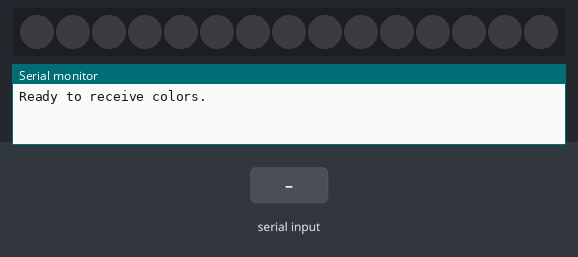
The sketch below on a simulated Arduino Uno, built with avr-gcc and run on an emulated ATmega328P. Shown: 15 RGB LEDs in strip order, left to right, the last lines printed to the serial monitor. Inputs (shaded band) come from the test bench. Dim RGB values are drawn brighter than linear; colours are those a GRB WS2812 strip shows for the declared byte order.

Above: at 1.2 s.
1.3 s: "90,45,200,10\n" received over Serial
At 4.1 s:
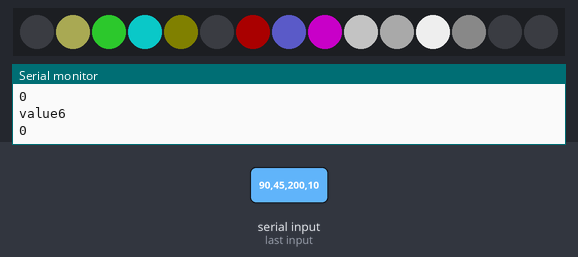
4.3 s: "30,150,10,200\n" received over Serial
At 7.0 s:
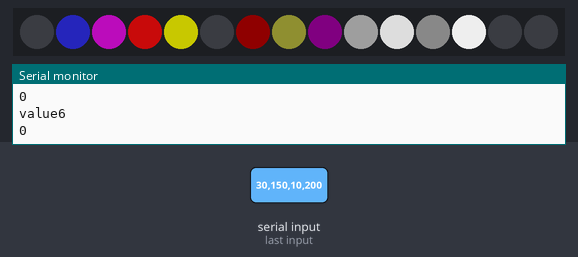
7.3 s: "90,45,200,10,150,30\n" received over Serial
At 7.8 s:
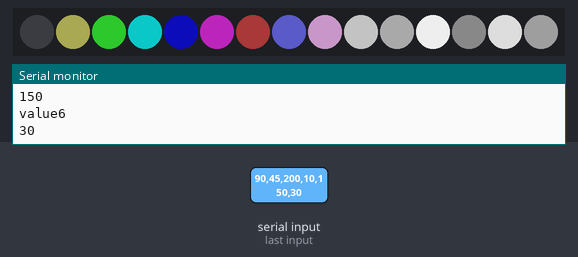
8.8 s: "1,90,45\n" received over Serial
At 11.6 s:
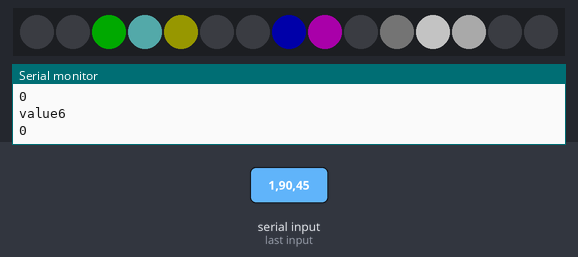
Timing chart, 0 to 12.8 s (numbered marks = the images above; inputs shaded):
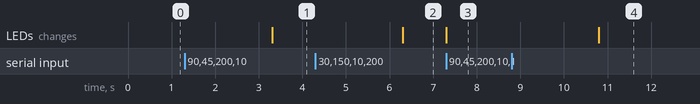

Measured:
- after the input at 1.3 s, the LEDs: change after 2.0 s (image 1)
- after the input at 4.3 s, the LEDs: change after 2.0 s (image 2)
- after the input at 7.3 s, the LEDs: change at once (image 3)
- after the input at 8.8 s, the LEDs: change after 2.0 s (image 4)

The sketch:

ledcombo.ino
```cpp
#include <FastLED.h>

// How many leds in your strip?
#define NUM_LEDS 15

// For led chips like WS2812, which have a data line, ground, and power, you just
// need to define DATA_PIN.  For led chipsets that are SPI based (four wires - data, clock,
// ground, and power), like the LPD8806 define both DATA_PIN and CLOCK_PIN
// Clock pin only needed for SPI based chipsets when not using hardware SPI
#define DATA_PIN 7
//#define CLOCK_PIN 13
int value1 = 0;
int value2 = 0;
int value3 = 0;
int value4 = 0;
int value5 = 0;
int value6 = 0;
float average = 0;

// Define the array of leds
CRGB leds[NUM_LEDS];

void setup()
{
  // Start up the serial port, for communication with the PC.
  FastLED.addLeds<WS2812B, DATA_PIN, RGB>(leds, NUM_LEDS);
  Serial.begin(115200);
  Serial.println("Ready to receive colors.");

}

void loop()
{
  // If any digit is received, we will go into integer parsing mode
  // until all three calls to parseInt return an interger or time out.
  if (Serial.available())
  {
    value1 = Serial.parseInt();
    value2 = Serial.parseInt();
    value3 = Serial.parseInt();
    value4 = Serial.parseInt();
    value5 = Serial.parseInt();
    value6 = Serial.parseInt();
    Serial.println("value1");
    Serial.println(value1);
    Serial.println("value2");
    Serial.println(value2);
    Serial.println("value3");
    Serial.println(value3);
    Serial.println("value4");
    Serial.println(value4);
    Serial.println("value5");
    Serial.println(value5);
    Serial.println("value6");
    Serial.println(value6);
    average = (value1+value2+value3+value4+value5+value6)/6;
  }
//  leds[0].setRGB(brightness,brightness,brightness);
//  leds[1].setRGB(brightness2,brightness2,brightness2);
//  leds[2].setRGB(120,120,120);
    leds[0].setRGB(0, 0, 0);
//    leds[1].setRGB(average, average, average);
//    leds[2].setRGB(average, average, average);
//    leds[3].setRGB(average, average, average);
//    leds[4].setRGB(average, average, average);
//    leds[5].setRGB(average, average, average);
//    leds[6].setRGB(average, average, average);
//    leds[7].setRGB(average, average, average);
//    leds[8].setRGB(average, average, average);
//    leds[9].setRGB(value1*0.5, value1*0.5, value2*0.5);
//    leds[10].setRGB(value3*0.5, value2*0.5, value2*0.5);
//    leds[11].setRGB(value3*0.5, value4*0.5, value3*0.5);
//    leds[12].setRGB(value4*0.5, value4*0.5, value5*0.5);
//    leds[13].setRGB(value6*0.5, value5*0.5, value5*0.5);
//    leds[14].setRGB(value6*0.5, value1*0.5, value6*0.5);


    leds[1].setRGB(value1*0.5, value1*0.5, value2*0.5);
    leds[2].setRGB(value3*0.5, value2*0.5, value2*0.5);
    leds[3].setRGB(value3*0.5, value4*0.5, value3*0.5);
    leds[4].setRGB(value4*0.5, value4*0.5, value5*0.5);
    leds[5].setRGB(value6*0.5, value5*0.5, value5*0.5);
    leds[6].setRGB(value6*0.5, value1*0.5, value6*0.5);
    leds[7].setRGB(value1*0.5, value1*0.5, value3*0.5);
    leds[8].setRGB(value5*0.5, value3*0.5, value3*0.5);

    leds[9].setRGB(value1, value1, value1);
    leds[10].setRGB(value2, value2, value2);
    leds[11].setRGB(value3, value3, value3);
    leds[12].setRGB(value4, value4, value4);
    leds[13].setRGB(value5, value5, value5);
    leds[14].setRGB(value6, value6, value6);


  FastLED.show();
}
```
